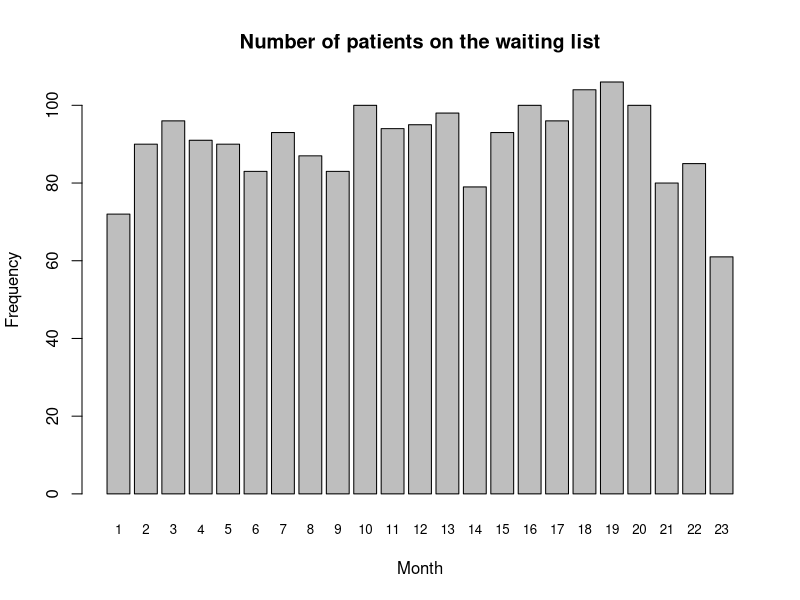
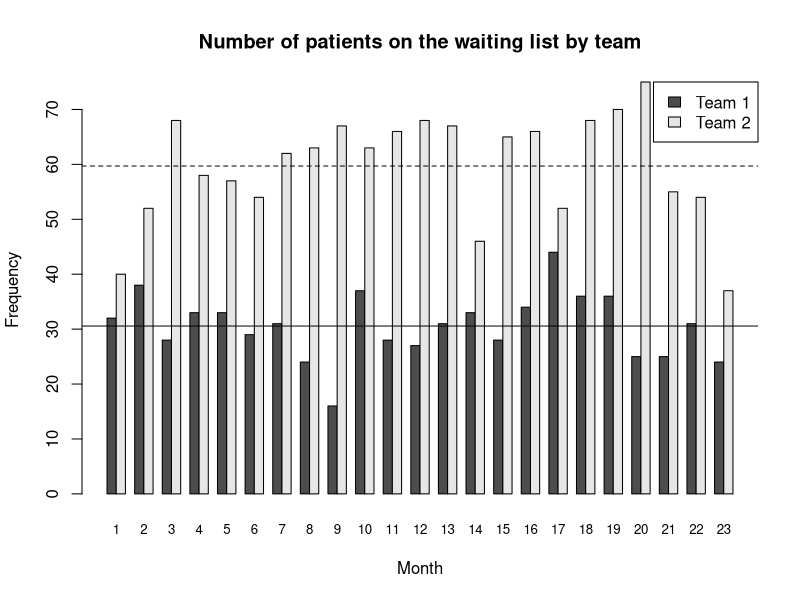
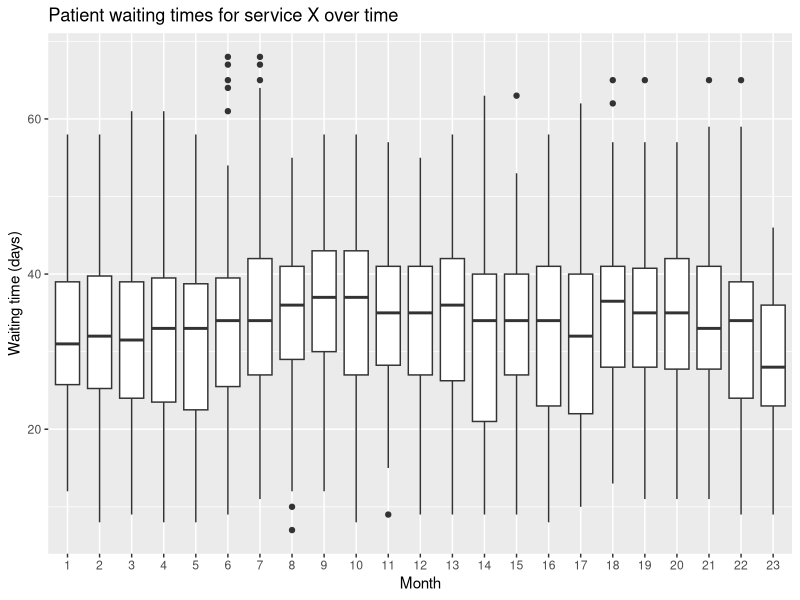
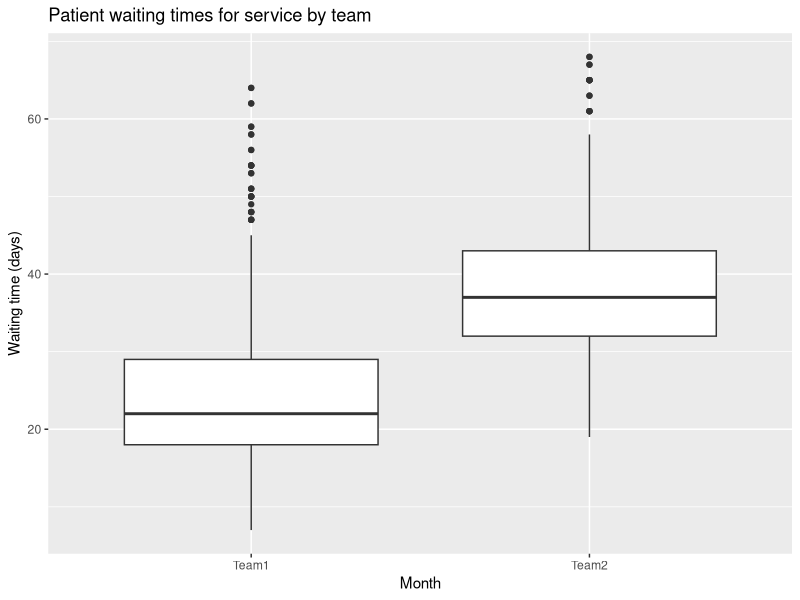
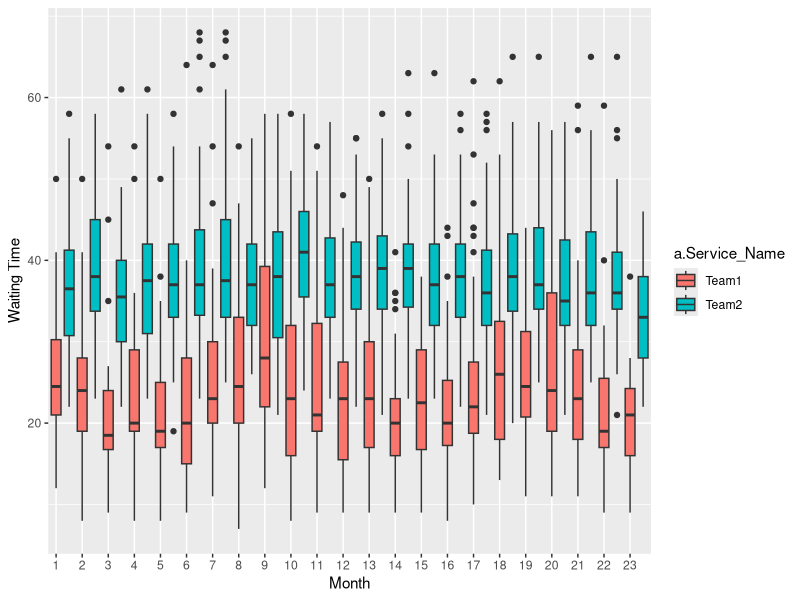

These figures' R source, in order:
#[p]
#Inititate the required libraries


#[12]
library(psych)
library(plyr)
library(reshape2)
library(ggplot2)


#[F]
#Read in the data


#[4]
data <- read.csv("workshopRawData.csv") 


#[E]
#Convert dates


#[11]
data$Referral_Date <- as.Date(data$Referral_Date)
data$Treat_Date <- as.Date(data$Treat_Date)


#[L]
#Check the data for errors
#Missing data


#[6]
id_na <- sum(is.na(data$ID))
age_na <- sum(is.na(data$Age))
ref_na <- sum(is.na(data$Referral_Date))
trt_na <- sum(is.na(data$Treat_Date))
ser_na <- sum(is.na(data$Service_Name))


#[A]
#Category typos, ommissions and duplications


#[16]
id_uni <- unique(data$ID)
age_uni <- unique(data$Age)
ser_uni <- unique(data$Service_Name)

id_dup <- count(data, 'ID')
id_dup_sub <- subset(id_dup,id_dup$freq > 1)
dups <- id_dup_sub$ID
dupRows <- data[data$ID %in% dups,]


#[C]
#Incorrectly entered date stamps


#[9]
dataTime <- data
dataTime$time_check <- dataTime$Treat_Date - dataTime$Referral_Date
time_sub <- subset(dataTime, dataTime$time_check < 0)


#[M]
#Swap incorrectly entered date stamps


#[2]
time_rows <- as.integer(row.names(time_sub))
for (i in 1:length(time_rows)){
  # print(c("Before ",data[time_rows[i],]))
  a <- data[time_rows[i],3]
  b <- data[time_rows[i],4]
  data[time_rows[i],3] <- b
  data[time_rows[i],4] <- a
  # print(c("After ",data[time_rows[i],]))
}


#[J]
#Remove patients without team entries


#[13]
omiss <- subset(data, data$Service_Name == "")
omiss_rows <- as.integer(row.names(omiss))
dataClean <- data[-c(omiss_rows),]


#[O]
#Calculate the patient wait times


#[8]
dataClean$waitTime <- as.integer(dataClean$Treat_Date - dataClean$Referral_Date)
waitDes <- describe(dataClean$waitTime)


#[H]
#Subset wait time data by month


#[7]
startDate <- min(dataClean$Referral_Date)
endDate <- max(dataClean$Treat_Date, na.rm=TRUE)
numMonths <- length(seq(from=startDate, to=endDate, by='month'))
months <- seq(from=startDate, to=endDate, by='month')
monthData <- list()
waitList <- list()
for (i in 1:(numMonths-1)){
  a <- dataClean[which(dataClean$Treat_Date > months[i+1] &
                         dataClean$Referral_Date < months[i+1]),]
  monthData[[i]] <- a
  waitList[[i]] <- data.frame(a$waitTime,a$Service_Name)
}


#[N]
#Convert wait list into single multilevel dataframe


#[5]
dfWait <- melt(waitList)
dfWait <- droplevels(dfWait)


#[K]
#Patient numbers barchart and descriptives


#[14]
waitListTab <- table(dfWait$L1)
waitListDf <- as.data.frame(waitListTab)
waitListDes <- describe(waitListDf$Freq)
barplot(waitListTab, xlab="Month", ylab="Frequency",
        main="Number of patients on the waiting list",
        cex.names = 0.8)


#[G]
#Patient numbers by team barchart and descriptives


#[10]
teamWaitListTab <- table(dfWait$a.Service_Name,dfWait$L1)
teamWaitListDf <- as.data.frame(teamWaitListTab)
teamWaitListDes <- describeBy(teamWaitListDf$Freq,teamWaitListDf$Var1)
barplot(teamWaitListTab,beside=TRUE, xlab="Month", ylab="Frequency",
        main="Number of patients on the waiting list by team",
        cex.names = 0.8, legend=TRUE,
        args.legend=list(x="topright", legend=c("Team 1", "Team 2")))
abline(h=mean(teamWaitListTab[1,]))
abline(h=mean(teamWaitListTab[2,]), lty=2)


#[I]
#Patient waiting times boxplot and descriptives by month


#[1]
timeWaitTimePlot <- qplot(factor(L1), value, data=dfWait, geom='boxplot')
timeWaitTimePlot + xlab("Month") + ylab("Waiting time (days)") +
  ggtitle("Patient waiting times for service X over time")
waitTimeDes <- describeBy(dfWait$value,group=dfWait$L1)


#[B]
#Patient waiting times boxplot and descriptives by team


#[3]
teamWaitTimePlot <- qplot(a.Service_Name,value, data=dfWait, geom='boxplot')
teamWaitTimePlot + xlab("Month") + ylab("Waiting time (days)") +
  ggtitle("Patient waiting times for service by team")
teamWaitTimeDes <- describeBy(dfWait$value, group=dfWait$a.Service_Name)


#[D]
#Patient waiting times boxplot and descriptives by month and team


#[15]
dfWait$ServTime <- interaction(dfWait$a.Service_Name,dfWait$L1)
breaks <- c("Team1.1","Team1.2","Team1.3","Team1.4","Team1.5",
            "Team1.6","Team1.7","Team1.8","Team1.9","Team1.10",
            "Team1.11","Team1.12","Team1.13","Team1.14","Team1.15",
            "Team1.16","Team1.17","Team1.18","Team1.19","Team1.20",
            "Team1.21","Team1.22","Team1.23")
lab <- as.character(seq(1,23))
teamTimeWaitTimePlot <- qplot(factor(ServTime), value, data=dfWait, fill=a.Service_Name,
                              geom='boxplot')
teamTimeWaitTimePlot + scale_x_discrete(name="Month", breaks=breaks, labels=lab) +
  ylab("Waiting Time")
teamTimeWaitTimeDes <- describeBy(dfWait$value, group=list(dfWait$a.Service_Name,dfWait$L1))







